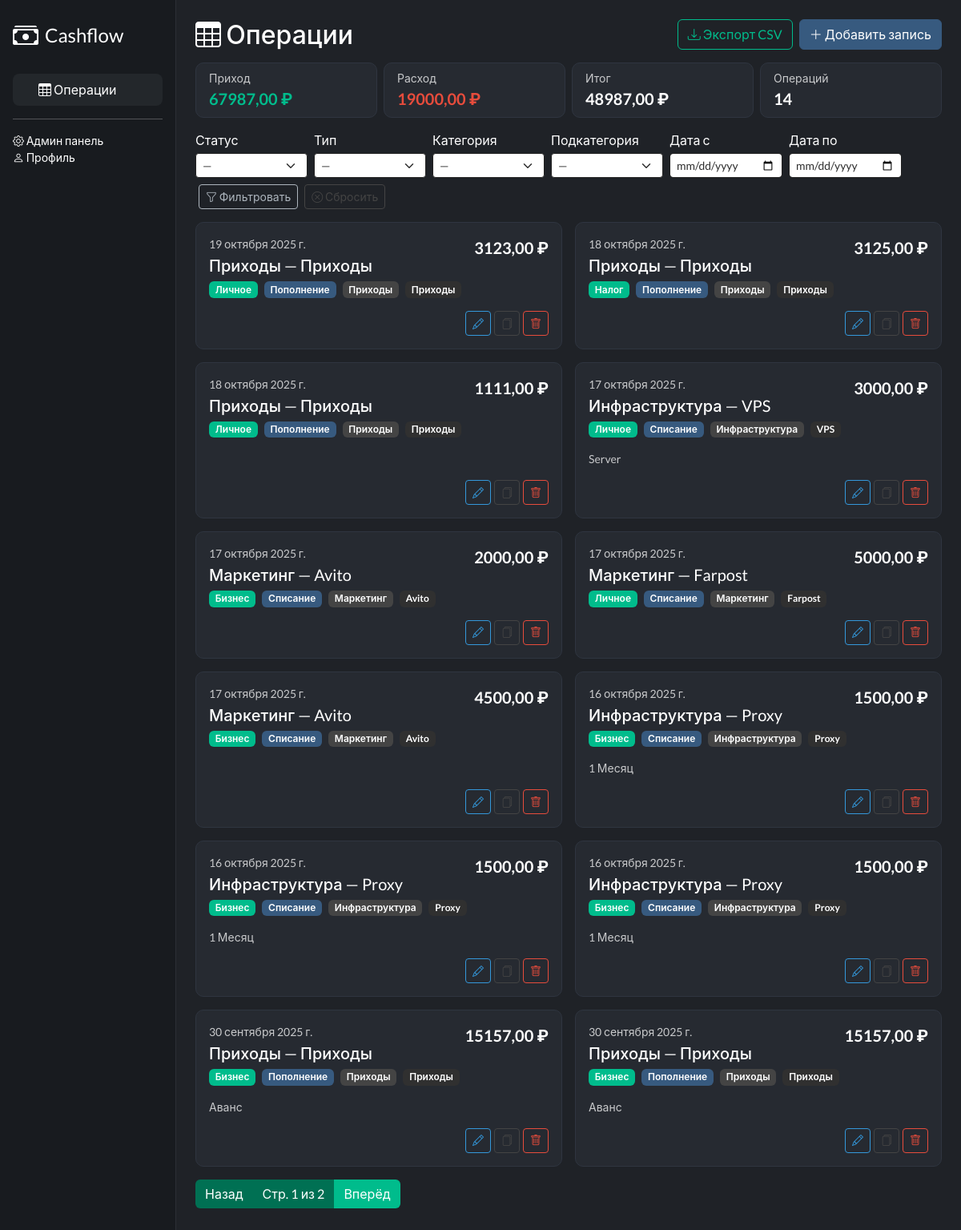
The app's page /entries/ with its own data.
### cashflow/models.py (models this page shows, shortened)
class CashFlowEntry(models.Model):
    created_at = models.DateField(default=timezone.now)
    status = models.ForeignKey(Status, on_delete=models.PROTECT, related_name='entries')
    type = models.ForeignKey(TxType, on_delete=models.PROTECT, related_name='entries')
    category = models.ForeignKey(Category, on_delete=models.PROTECT, related_name='entries')
    subcategory = models.ForeignKey(SubCategory, on_delete=models.PROTECT, related_name='entries')
    amount = models.DecimalField(max_digits=12, decimal_places=2)
    comment = models.TextField(blank=True)
    class Meta:
        ordering = ['-created_at', '-id']
        indexes = [
            models.Index(fields=['created_at']),
            models.Index(fields=['type']),
            models.Index(fields=['category']),
            models.Index(fields=['subcategory']),
        ]

### core/models.py (models this page shows, shortened)
class Category(models.Model):
    name = models.CharField(max_length=120)
    type = models.ForeignKey('TxType', on_delete=models.PROTECT, related_name='categories')
    class Meta:
        unique_together = ('name', 'type')

class SubCategory(models.Model):
    name = models.CharField(max_length=120)
    category = models.ForeignKey('Category', on_delete=models.PROTECT, related_name='subcategories')
    class Meta:
        unique_together = ('name', 'category')

class Status(models.Model):
    name = models.CharField(max_length=100, unique=True)
    slug = models.SlugField(max_length=100, unique=True)

class TxType(models.Model):
    name = models.CharField(max_length=100, unique=True)
    slug = models.SlugField(max_length=100, unique=True)

### config/ui/views.py (the view)
# urls.py: path('entries/', entries_list, name='entries_list'),
@require_GET
def entries_list(request):
    qs = CashFlowEntry.objects.select_related(
        'status', 'type', 'category', 'subcategory'
    ).order_by('-created_at', '-id')
    qs = _apply_filters(request, qs)
    INCOME_NAMES = ['Пополнение']
    EXPENSE_NAMES = ['Списание']
    totals = qs.aggregate(
        income=Sum(Case(When(type__name__in=INCOME_NAMES, then=F('amount')), default=0, output_field=DecimalField())),
        expense=Sum(Case(When(type__name__in=EXPENSE_NAMES, then=F('amount')), default=0, output_field=DecimalField())),
        cnt=Count('id'),
    )
    income = totals['income'] or 0
    expense = totals['expense'] or 0
    net = income - expense
    page = request.GET.get('page', 1)
    paginator = Paginator(qs, 12)
    page_obj = paginator.get_page(page)
    params = request.GET.copy()
    params.pop('page', None)
    base_qs = params.urlencode()
    ctx = _base_context()
    ctx.update({
        'entries': page_obj.object_list,
        'page_obj': page_obj,
        'filters': request.GET.dict(),
        'base_qs': base_qs,
        'summary': {'income': income, 'expense': expense, 'net': net, 'cnt': totals['cnt']},
    })
    return render(request, 'ui/entries_list.html', ctx)

### config/ui/views.py (called while the page is built)
def _base_context():
    return {
        'types': TxType.objects.order_by('name'),
        'statuses': Status.objects.order_by('name'),
    }

def _apply_filters(request, qs):
    status_id = request.GET.get('status')
    type_id = request.GET.get('type')
    category_id = request.GET.get('category')
    subcategory_id = request.GET.get('subcategory')
    d_from = request.GET.get('date_from')
    d_to = request.GET.get('date_to')
    if status_id:
        qs = qs.filter(status_id=status_id)
    if type_id:
        qs = qs.filter(type_id=type_id)
    if category_id:
        qs = qs.filter(category_id=category_id)
    if subcategory_id:
        qs = qs.filter(subcategory_id=subcategory_id)
    if d_from:
        df = parse_date(d_from)
        if df:
            qs = qs.filter(created_at__gte=df)
    if d_to:
        dt = parse_date(d_to)
        if dt:
            qs = qs.filter(created_at__lte=dt)
    return qs

### templates/ui/entries_list.html (shortened to what this page needs)
{% extends "ui/base.html" %}
{% block content %}
<div class="d-flex justify-content-between align-items-center mb-3">
  <h3 class="m-0"><i class="bi bi-table"></i> Операции</h3>
  <div class="d-flex gap-2">
    <a href="{% url 'entries_export_csv' %}?{{ request.GET.urlencode }}" class="btn btn-outline-success">
      <i class="bi bi-download"></i> Экспорт CSV
    </a>
    <a href="{% url 'entry_create' %}" class="btn btn-primary">
      <i class="bi bi-plus-lg"></i> Добавить запись
    </a>
  </div>
</div>
{% if summary %}
<div class="row g-2 mb-3">
  <div class="col-12 col-md-3">
    <div class="card">
      <div class="card-body py-2">
        <div class="text-muted small">Приход</div>
        <div class="fs-5 fw-bold text-success">{{ summary.income|floatformat:2 }} ₽</div>
      </div>
    </div>
  </div>
  <div class="col-12 col-md-3">
    <div class="card">
      <div class="card-body py-2">
        <div class="text-muted small">Расход</div>
        <div class="fs-5 fw-bold text-danger">{{ summary.expense|floatformat:2 }} ₽</div>
      </div>
    </div>
  </div>
  <div class="col-12 col-md-3">
    <div class="card">
      <div class="card-body py-2">
        <div class="text-muted small">Итог</div>
        <div class="fs-5 fw-bold">{{ summary.net|floatformat:2 }} ₽</div>
      </div>
    </div>
  </div>
  <div class="col-12 col-md-3">
    <div class="card">
      <div class="card-body py-2">
        <div class="text-muted small">Операций</div>
        <div class="fs-5 fw-bold">{{ summary.cnt }}</div>
      </div>
    </div>
  </div>
</div>
{% endif %}
<form method="get" class="filters-bar mb-3">
  <div>
    <label class="form-label mb-1">Статус</label>
    <select class="form-select form-select-sm" name="status">
      <option value="">—</option>
    </select>
  </div>
  <div>
    <label class="form-label mb-1">Тип</label>
    <select id="type-select" class="form-select form-select-sm" name="type"
            hx-get="{% url 'hx_categories' %}" hx-target="#category-select"
            hx-trigger="change" hx-include="#type-select">
      <option value="">—</option>
    </select>
  </div>
  <div>
    <label class="form-label mb-1">Категория</label>
    <select id="category-select" class="form-select form-select-sm" name="category"
            hx-get="{% url 'hx_subcategories' %}" hx-target="#subcategory-select"
            hx-trigger="change" hx-include="#category-select">
      <option value="">—</option>
    </select>
  </div>
  <div>
    <label class="form-label mb-1">Подкатегория</label>
    <select id="subcategory-select" class="form-select form-select-sm" name="subcategory">
      <option value="">—</option>
    </select>
  </div>
  <div>
    <label class="form-label mb-1">Дата с</label>
    <input type="date" class="form-control form-control-sm" name="date_from" value="{{ filters.date_from|default:'' }}">
  </div>
  <div>
    <label class="form-label mb-1">Дата по</label>
    <input type="date" class="form-control form-control-sm" name="date_to" value="{{ filters.date_to|default:'' }}">
  </div>
  <div class="d-flex align-items-end ms-1">
    <button class="btn btn-outline-light btn-sm me-2" type="submit"><i class="bi bi-funnel"></i> Фильтровать</button>
    <a class="btn btn-outline-secondary btn-sm" href="{% url 'entries_list' %}"><i class="bi bi-x-circle"></i> Сбросить</a>
  </div>
</form>
<div class="cards-grid">
  {% for e in entries %}
  <div>
    <div class="card h-100
      {% if e.status.name|lower == 'бизнес' %}card-status-online
      {% elif e.status.name|lower == 'личное' %}card-status-warning
      {% else %}card-status-offline{% endif %}">
      <div class="card-body">
        <div class="d-flex justify-content-between align-items-start">
          <div>
            <div class="text-muted small">{{ e.created_at }}</div>
            <h5 class="card-title mt-1 mb-2">{{ e.category.name }} — {{ e.subcategory.name }}</h5>
          </div>
          <div class="fs-5 fw-bold amount">{{ e.amount|floatformat:2 }} ₽</div>
        </div>
        <div class="d-flex flex-wrap gap-2">
          <span class="badge bg-success">{{ e.status.name }}</span>
          <span class="badge bg-primary">{{ e.type.name }}</span>
          <span class="badge bg-secondary">{{ e.category.name }}</span>
          <span class="badge bg-dark">{{ e.subcategory.name }}</span>
        </div>
        {% if e.comment %}
          <p class="mt-3 mb-0 text-muted small">{{ e.comment }}</p>
        {% endif %}
      </div>
      <div class="card-footer bg-transparent border-0 pt-0 pb-3">
        <div class="d-flex justify-content-end gap-1">
          <a href="{% url 'entry_edit' e.id %}" class="btn btn-sm btn-outline-info" title="Редактировать">
            <i class="bi bi-pencil"></i>
          </a>
          <form action="{% url 'entry_duplicate' e.id %}" method="post" onsubmit="return confirm('Дублировать запись?');">
            <button class="btn btn-sm btn-outline-secondary" title="Дублировать"><i class="bi bi-files"></i></button>
          </form>
          <form action="{% url 'entry_delete' e.id %}" method="post" onsubmit="return confirm('Удалить запись?');">
            <button class="btn btn-sm btn-outline-danger" title="Удалить"><i class="bi bi-trash"></i></button>
          </form>
        </div>
      </div>
    </div>
  </div>
  {% empty %}
  <div class="alert alert-secondary">Нет данных</div>
  {% endfor %}
</div>
{% if page_obj and page_obj.paginator.num_pages > 1 %}
  <nav class="mt-3">
    <ul class="pagination">
      {% with params=request.GET.urlencode %}
        {% if page_obj.has_previous %}
          <li class="page-item">
            <a class="page-link" href="?{% if base_qs %}{{ base_qs }}&{% endif %}page={{ page_obj.previous_page_number }}">Назад</a>
          </li>
        {% else %}
          <li class="page-item disabled"><span class="page-link">Назад</span></li>
        {% endif %}
        <li class="page-item disabled">
          <span class="page-link">Стр. {{ page_obj.number }} из {{ page_obj.paginator.num_pages }}</span>
        </li>
        {% if page_obj.has_next %}
          <li class="page-item">
            <a class="page-link" href="?{% if base_qs %}{{ base_qs }}&{% endif %}page={{ page_obj.next_page_number }}">Вперёд</a>
          </li>
        {% else %}
          <li class="page-item disabled"><span class="page-link">Вперёд</span></li>
        {% endif %}
      {% endwith %}
    </ul>
  </nav>
    {% endif %}
{% endblock %}

### templates/ui/base.html (shortened to what this page needs)
<!doctype html>
<html lang="ru">
<head>
  <link href="https://cdn.jsdelivr.net/npm/bootswatch@5.3.2/dist/darkly/bootstrap.min.css" rel="stylesheet">
  <link href="https://cdn.jsdelivr.net/npm/bootstrap-icons@1.11.3/font/bootstrap-icons.min.css" rel="stylesheet">
</head>
<body>
  <nav class="sidebar">
    <div class="d-flex align-items-center gap-2 mb-4">
      <i class="bi bi-cash-stack fs-3"></i>
      <span class="brand fs-4">Cashflow</span>
    </div>
    <ul class="nav flex-column gap-1">
      <li class="nav-item">
        <a class="nav-link {% if request.resolver_match.url_name in 'entries_list entry_create entry_edit' %}active{% endif %}"
           href="{% url 'entries_list' %}">
          <i class="bi bi-table"></i> Операции
        </a>
      </li>
    </ul>
    <hr>
    <div class="small">
      <a href="/admin/" class="nav-link"><i class="bi bi-gear"></i> Админ панель</a>
      <a href="#" class="nav-link"><i class="bi bi-person"></i> Профиль</a>
    </div>
  </nav>
  <main class="dashboard-main container-fluid">
    {% block content %}{% endblock %}
  </main>
</body>
</html>

### templates/ui/base.html (style rules this page uses)
html, body { width: 100%; overflow-x: hidden; }
.dashboard-main { box-sizing: border-box; }
body { background: #1f2227; }
.sidebar { position: fixed; inset: 0 auto 0 0; width: 220px; background: #181b1f; color: #fff; padding: 20px 16px; overflow-y: auto; border-right: 1px solid #2b2f36; }
.dashboard-main { margin-left: 220px; padding: 24px; width: calc(100% - 220px); max-width: calc(100% - 220px); }
.nav .nav-link { color: #cfd3da; border-radius: 8px; }
.nav .nav-link.active, .nav .nav-link:hover { color: #fff; background: #23272b; }
.card-status-online { border-left: 4px solid #2ecc71; }
.card-status-offline { border-left: 4px solid #e74c3c; }
.card-status-warning { border-left: 4px solid #f1c40f; }
.card { background: #262a31; border: 1px solid #2f3540; border-radius: 10px; }
.card .badge { font-weight: 600; }
.cards-grid { display: grid; grid-template-columns: repeat(auto-fill, minmax(380px, 1fr)); gap: 16px; align-items: stretch; }
.card { display: flex; flex-direction: column; height: 100%; }
.card-body { flex: 1 1 auto; }

### templates/ui/entries_list.html (style rules this page uses)
.cards-grid { display: grid; grid-template-columns: repeat(auto-fill, minmax(320px, 1fr)); gap: 16px; align-items: stretch; }
.card { display: flex; flex-direction: column; height: 100%; background: #262a31; border: 1px solid #2f3540; border-radius: 10px; }
.card-body { flex: 1 1 auto; padding: 16px; }
.card-footer { padding: 8px 16px 14px; }
.filters-bar { display: flex; flex-wrap: wrap; gap: 8px; align-items: end; }
.filters-bar .form-control, .filters-bar .form-select { min-width: 160px; }
@media (max-width: 1200px) { .filters-bar .form-control, .filters-bar .form-select { min-width: 140px; } }
.amount { white-space: nowrap; }

### records on screen
CashFlowEntry: created_at "19 октября 2025 г.", category.name "Приходы", subcategory.name "Приходы", amount "3123,00", status.name "Личное", type.name "Пополнение"
CashFlowEntry: created_at "18 октября 2025 г.", category.name "Приходы", subcategory.name "Приходы", amount "3125,00", status.name "Налог", type.name "Пополнение"
CashFlowEntry: created_at "18 октября 2025 г.", category.name "Приходы", subcategory.name "Приходы", amount "1111,00", status.name "Личное", type.name "Пополнение"
CashFlowEntry: created_at "17 октября 2025 г.", category.name "Инфраструктура", subcategory.name "VPS", amount "3000,00", status.name "Личное", type.name "Списание", comment "Server"
CashFlowEntry: created_at "17 октября 2025 г.", category.name "Маркетинг", subcategory.name "Avito", amount "2000,00", status.name "Бизнес", type.name "Списание"
CashFlowEntry: created_at "17 октября 2025 г.", category.name "Маркетинг", subcategory.name "Farpost", amount "5000,00", status.name "Личное", type.name "Списание"
CashFlowEntry: created_at "17 октября 2025 г.", category.name "Маркетинг", subcategory.name "Avito", amount "4500,00", status.name "Бизнес", type.name "Списание"
CashFlowEntry: created_at "16 октября 2025 г.", category.name "Инфраструктура", subcategory.name "Proxy", amount "1500,00", status.name "Бизнес", type.name "Списание", comment "1 Месяц"
CashFlowEntry: created_at "16 октября 2025 г.", category.name "Инфраструктура", subcategory.name "Proxy", amount "1500,00", status.name "Бизнес", type.name "Списание", comment "1 Месяц"
CashFlowEntry: created_at "16 октября 2025 г.", category.name "Инфраструктура", subcategory.name "Proxy", amount "1500,00", status.name "Бизнес", type.name "Списание", comment "1 Месяц"
CashFlowEntry: created_at "30 сентября 2025 г.", category.name "Приходы", subcategory.name "Приходы", amount "15157,00", status.name "Бизнес", type.name "Пополнение", comment "Аванс"
CashFlowEntry: created_at "30 сентября 2025 г.", category.name "Приходы", subcategory.name "Приходы", amount "15157,00", status.name "Бизнес", type.name "Пополнение", comment "Аванс"

### other values on screen
{{ summary.income|floatformat:2 }} "67987,00"
{{ summary.expense|floatformat:2 }} "19000,00"
{{ summary.net|floatformat:2 }} "48987,00"
{{ summary.cnt }} "14"
{{ page_obj.number }} "1"
{{ page_obj.paginator.num_pages }} "2"
